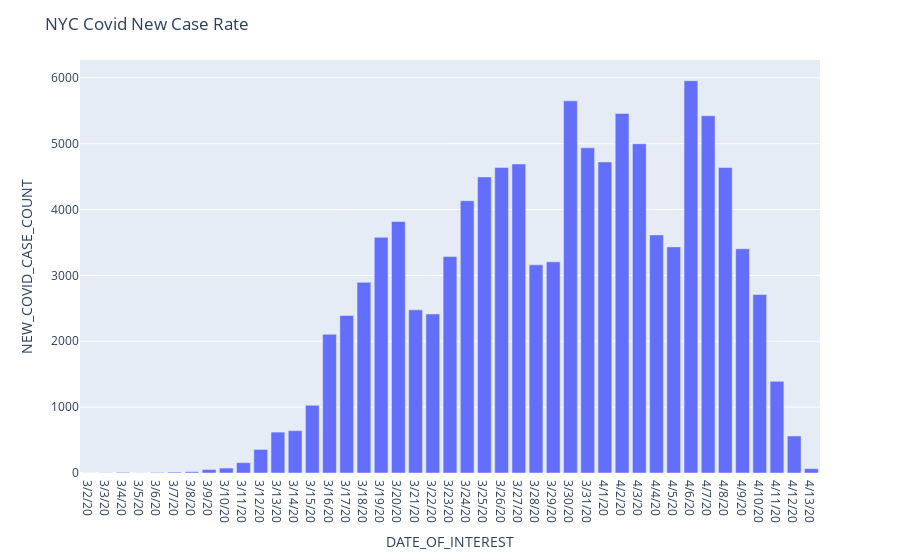

The notebook cell saved with this chart:
### Code cell
plot_rate(mod_chd,"DATE_OF_INTEREST","NEW_COVID_CASE_COUNT", "NYC Covid New Case Rate")

### Figure 1 — Plotly figure (JSON) as saved in the notebook; plotly's stock layout.template omitted (floating-point values rounded to 4 significant figures)
{"data": [{"alignmentgroup": "True", "hovertemplate": "DATE_OF_INTEREST=%{x}<br>NEW_COVID_CASE_COUNT=%{y}<extra></extra>", "legendgroup": "", "marker": {"color": "#636efa"}, "name": "", "offsetgroup": "", "orientation": "v", "showlegend": false, "textposition": "auto", "type": "bar", "x": ["3/2/20", "3/3/20", "3/4/20", "3/5/20", "3/6/20", "3/7/20", "3/8/20", "3/9/20", "3/10/20", "3/11/20", "3/12/20", "3/13/20", "3/14/20", "3/15/20", "3/16/20", "3/17/20", "3/18/20", "3/19/20", "3/20/20", "3/21/20", "3/22/20", "3/23/20", "3/24/20", "3/25/20", "3/26/20", "3/27/20", "3/28/20", "3/29/20", "3/30/20", "3/31/20", "4/1/20", "4/2/20", "4/3/20", "4/4/20", "4/5/20", "4/6/20", "4/7/20", "4/8/20", "4/9/20", "4/10/20", "4/11/20", "4/12/20", "4/13/20"], "xaxis": "x", "y": [1, 4, 10, 2, 8, 14, 20, 54, 75, 157, 358, 621, 643, 1028, 2106, 2391, 2895, 3579, 3819, 2477, 2414, 3288, 4134, 4495, 4638, 4691, 3160, 3206, 5650, 4937, 4723, 5460, 4999, 3615, 3433, 5957, 5424, 4639, 3405, 2710, 1392, 562, 66], "yaxis": "y"}], "layout": {"barmode": "relative", "legend": {"tracegroupgap": 0}, "margin": {"t": 60}, "title": {"text": "NYC Covid New Case Rate"}, "xaxis": {"anchor": "y", "domain": [0, 1], "title": {"text": "DATE_OF_INTEREST"}}, "yaxis": {"anchor": "x", "domain": [0, 1], "title": {"text": "NEW_COVID_CASE_COUNT"}}}}
